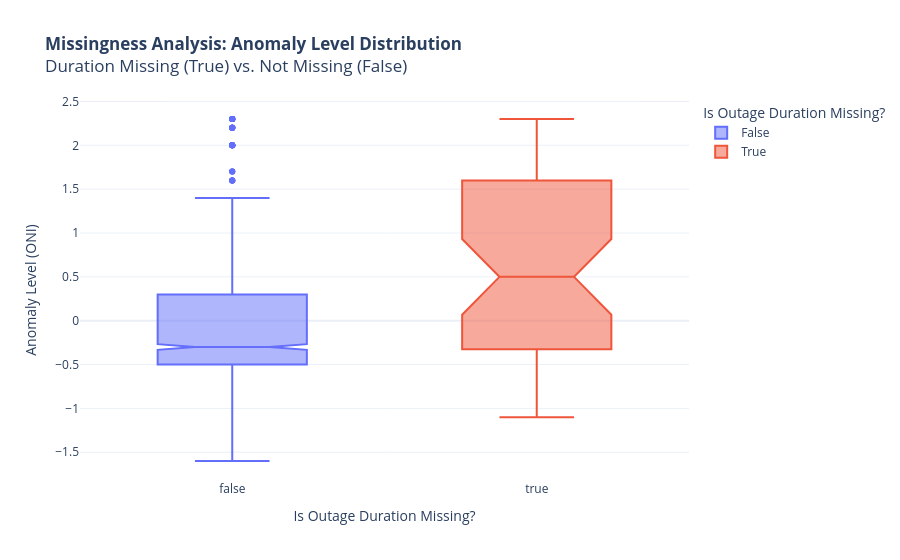

This figure's notebook cell:
### Code cell
fig_box = px.box(
    df_cleaned, 
    x='duration_missing', 
    y='ANOMALY.LEVEL',
    color='duration_missing',
    notched=True,
    title='<b>Missingness Analysis: Anomaly Level Distribution</b><br>Duration Missing (True) vs. Not Missing (False)',
    labels={'duration_missing': 'Is Outage Duration Missing?', 'ANOMALY.LEVEL': 'Anomaly Level (ONI)'},
    template='plotly_white'
)

fig_box.show()

### Figure 1 — Plotly figure (JSON) as saved in the notebook; plotly's stock layout.template omitted (floating-point values rounded to 4 significant figures; data arrays with more than 128 entries replaced by an {"elided": "..."} marker saying what was removed)
{"data": [{"alignmentgroup": "True", "hovertemplate": "Is Outage Duration Missing?=%{x}<br>Anomaly Level (ONI)=%{y}<extra></extra>", "legendgroup": "False", "marker": {"color": "#636efa"}, "name": "False", "notched": true, "offsetgroup": "False", "orientation": "v", "showlegend": true, "type": "box", "x": {"elided": "1468 bool values"}, "x0": " ", "xaxis": "x", "y": {"elided": "1468 float values"}, "y0": " ", "yaxis": "y"}, {"alignmentgroup": "True", "hovertemplate": "Is Outage Duration Missing?=%{x}<br>Anomaly Level (ONI)=%{y}<extra></extra>", "legendgroup": "True", "marker": {"color": "#EF553B"}, "name": "True", "notched": true, "offsetgroup": "True", "orientation": "v", "showlegend": true, "type": "box", "x": [true, true, true, true, true, true, true, true, true, true, true, true, true, true, true, true, true, true, true, true, true, true, true, true, true, true, true, true, true, true, true, true, true, true, true, true, true, true, true, true, true, true, true, true, true, true, true, true, true, true, true, true, true, true, true, true, true, true], "x0": " ", "xaxis": "x", "y": [1.2, -0.3, 1.1, 0, -0.9, -0.2, 0, null, 2.3, -0.5, null, -0.7, null, 1.6, 1.6, 1.4, 2.2, 1.6, 2.2, 1.2, 0.6, 0.2, -0.5, -0.7, -0.7, null, -0.5, 1, -0.5, 2, 2.3, 0.6, null, 2, 0.6, 1.1, 1, -0.4, -0.2, -0.1, -0.4, 0.5, -0.1, -0.7, 2, -0.1, 0.3, -0.3, null, 2.3, 2.2, -1.1, 0.2, null, 1, 1.6, null, null], "y0": " ", "yaxis": "y"}], "layout": {"boxmode": "overlay", "legend": {"title": {"text": "Is Outage Duration Missing?"}, "tracegroupgap": 0}, "title": {"text": "<b>Missingness Analysis: Anomaly Level Distribution</b><br>Duration Missing (True) vs. Not Missing (False)"}, "xaxis": {"anchor": "y", "categoryarray": [false, true], "categoryorder": "array", "domain": [0, 1], "title": {"text": "Is Outage Duration Missing?"}}, "yaxis": {"anchor": "x", "domain": [0, 1], "title": {"text": "Anomaly Level (ONI)"}}}}
